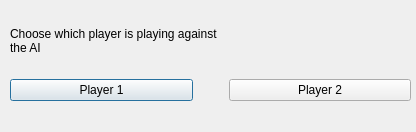
<?xml version="1.0" encoding="UTF-8"?>
<ui version="4.0">
 <class>which_player_dialog</class>
 <widget class="QDialog" name="which_player_dialog">
  <property name="geometry">
   <rect>
    <x>0</x>
    <y>0</y>
    <width>416</width>
    <height>132</height>
   </rect>
  </property>
  <property name="windowTitle">
   <string>Who is going to play against the AI?</string>
  </property>
  <property name="windowIcon">
   <iconset>
    <normalon>:/ist_logo/ist_logo.png</normalon>
   </iconset>
  </property>
  <widget class="QLabel" name="label">
   <property name="geometry">
    <rect>
     <x>10</x>
     <y>0</y>
     <width>440</width>
     <height>81</height>
    </rect>
   </property>
   <property name="minimumSize">
    <size>
     <width>440</width>
     <height>81</height>
    </size>
   </property>
   <property name="maximumSize">
    <size>
     <width>440</width>
     <height>81</height>
    </size>
   </property>
   <property name="styleSheet">
    <string notr="true">font: 14pt &quot;MS Reference Sans Serif&quot;;</string>
   </property>
   <property name="text">
    <string>Choose which player is playing against
the AI</string>
   </property>
  </widget>
  <widget class="QWidget" name="horizontalLayoutWidget">
   <property name="geometry">
    <rect>
     <x>10</x>
     <y>50</y>
     <width>401</width>
     <height>80</height>
    </rect>
   </property>
   <layout class="QHBoxLayout" name="horizontalLayout">
    <item>
     <widget class="QPushButton" name="player1_button">
      <property name="text">
       <string>Player 1</string>
      </property>
     </widget>
    </item>
    <item>
     <spacer name="horizontalSpacer">
      <property name="orientation">
       <enum>Qt::Horizontal</enum>
      </property>
      <property name="sizeType">
       <enum>QSizePolicy::Preferred</enum>
      </property>
      <property name="sizeHint" stdset="0">
       <size>
        <width>30</width>
        <height>10</height>
       </size>
      </property>
     </spacer>
    </item>
    <item>
     <widget class="QPushButton" name="player2_button">
      <property name="text">
       <string>Player 2</string>
      </property>
     </widget>
    </item>
   </layout>
  </widget>
 </widget>
 <resources>
  <include location="images.qrc"/>
 </resources>
 <connections/>
</ui>
